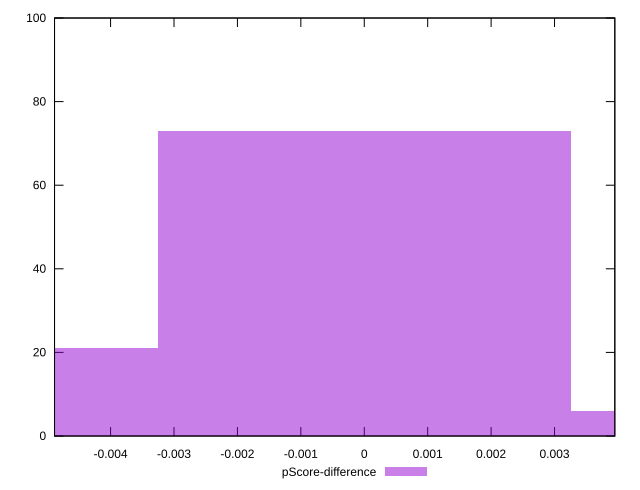

This figure's gnuplot source:
reset

$pScoreDifference <<EOF
0 73
-0.006512802662641516 21
0.006512802662641516 6
EOF

set key outside below
set boxwidth 0.006512802662641516
set xrange [-0.004883752116671913:0.003950710999721663]
set yrange [0:100]
set trange [0:100]
set style fill transparent solid 0.5 noborder
set terminal svg size 640, 490 enhanced background rgb 'white'
set output "reports/report_00030_2021-02-24T20-42-31.540Z/max-potential-fid/samples/astro/pScore-difference/histogram.svg"

plot $pScoreDifference title "pScore-difference" with boxes

reset
